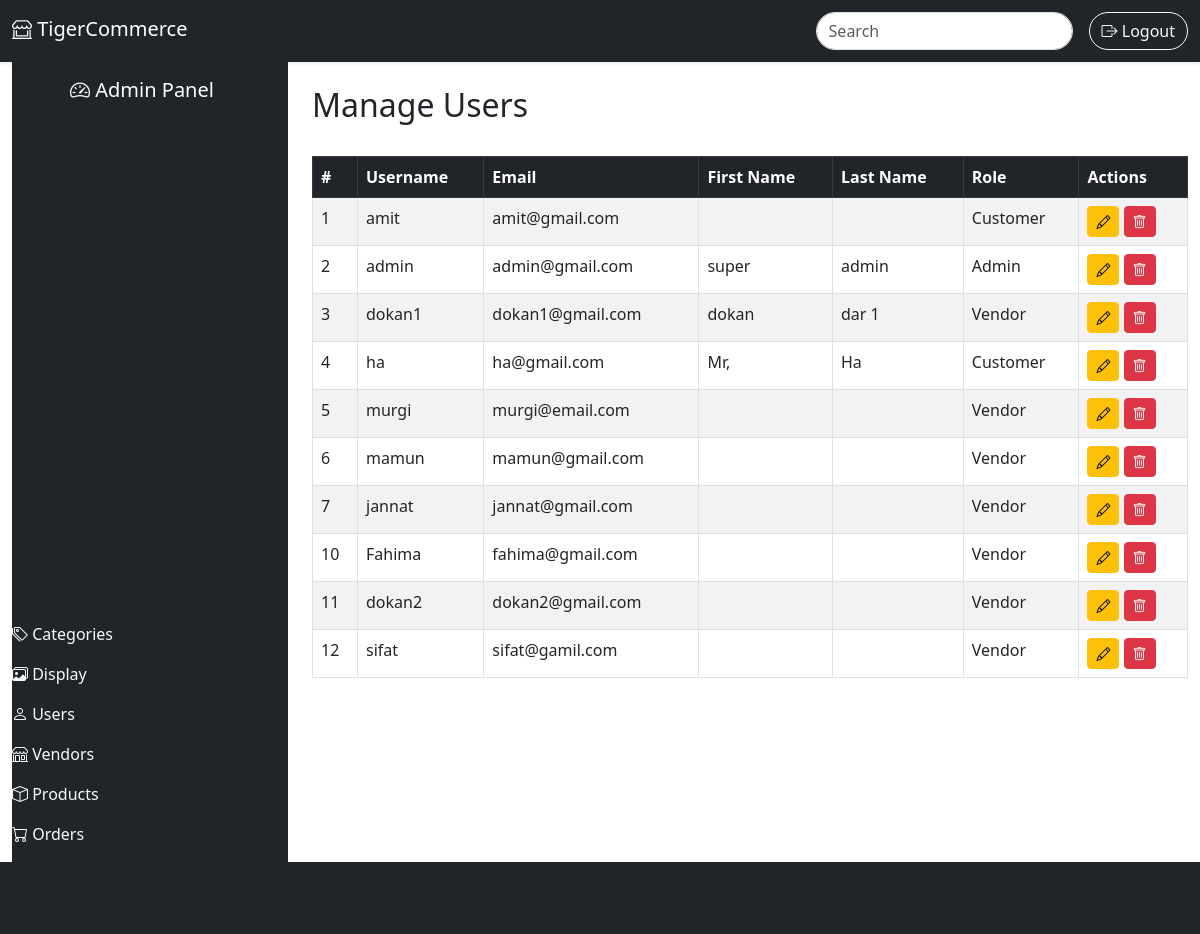
Before: /admin/sections/users.php with the older database file.
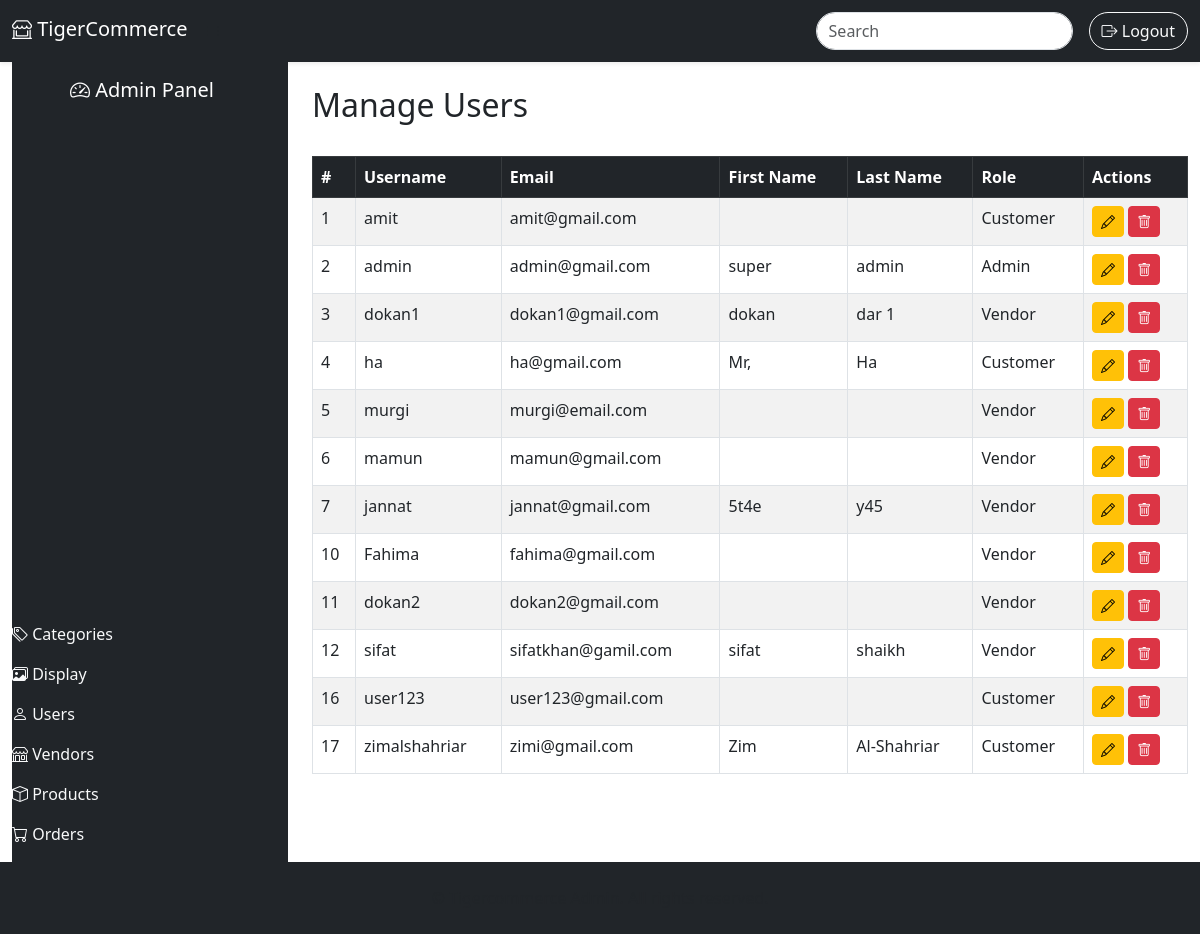
After: the same page with the newer database file.
### tables this page shows
CREATE TABLE `users` (
  `id` int(11) NOT NULL,
  `username` varchar(50) NOT NULL,
  `email` varchar(100) NOT NULL,
  `password` varchar(255) NOT NULL,
  `first_name` varchar(50) DEFAULT NULL,
  `last_name` varchar(50) DEFAULT NULL,
  `role` enum('customer','vendor','admin') NOT NULL,
  `created_at` timestamp NOT NULL DEFAULT current_timestamp(),
  `updated_at` timestamp NOT NULL DEFAULT current_timestamp() ON UPDATE current_timestamp()
);

### admin/sections/users.php (the view, shortened to what this page needs)
<?php
require '../../config/database.php';
$users = [];
$result = $conn->query("SELECT * FROM users");
if ($result->num_rows > 0) {
    while ($row = $result->fetch_assoc()) {
        $users[] = $row;
    }
}
?>
<?php include('../partials/header.php'); ?>
<?php include('../partials/navbar.php'); ?>
<div class="container-fluid dashboard-container">
    <div class="row">
        <div class="col-lg-3 col-md-4">
            <?php include('../partials/sidebar.php'); ?>
        </div>
        <div class="col-lg-9 col-md-8">
            <div class="d-flex justify-content-between align-items-center my-4 user-header">
                <h2 class="user-title">Manage Users</h2>
            </div>
            <div class="table-responsive">
                <table class="table table-hover table-striped table-bordered">
                    <thead class="table-dark">
                        <tr>
                            <th>#</th>
                            <th>Username</th>
                            <th>Email</th>
                            <th>First Name</th>
                            <th>Last Name</th>
                            <th>Role</th>
                            <th>Actions</th>
                        </tr>
                    </thead>
                    <tbody>
                        <?php if (!empty($users)): ?>
                            <?php foreach ($users as $user): ?>
                                <tr>
                                    <td><?php echo $user['id']; ?></td>
                                    <td><?php echo htmlspecialchars($user['username']); ?></td>
                                    <td><?php echo htmlspecialchars($user['email']); ?></td>
                                    <td><?php echo htmlspecialchars($user['first_name']); ?></td>
                                    <td><?php echo htmlspecialchars($user['last_name']); ?></td>
                                    <td><?php echo htmlspecialchars(ucfirst($user['role'])); ?></td>
                                    <td>
                                        <button class="btn btn-warning btn-sm" data-bs-toggle="modal" data-bs-target="#editUserModal"
                                                onclick="populateEditForm(<?php echo $user['id']; ?>, '<?php echo htmlspecialchars($user['username']); ?>', '<?php echo htmlspecialchars($user['email']); ?>', '<?php echo htmlspecialchars($user['first_name']); ?>', '<?php echo htmlspecialchars($user['last_name']); ?>', '<?php echo htmlspecialchars($user['role']); ?>')">
                                            <i class="bi bi-pencil"></i>
                                        </button>
                                        <a href="users.php?delete=<?php echo $user['id']; ?>" class="btn btn-danger btn-sm" onclick="return confirm('Are you sure you want to delete this user?');">
                                            <i class="bi bi-trash"></i>
                                        </a>
                                    </td>
                                </tr>
                            <?php endforeach; ?>
                        <?php else: ?>
                            <tr>
                                <td colspan="7" class="text-center">No users found.</td>
                            </tr>
                        <?php endif; ?>
                    </tbody>
                </table>
            </div>
        </div>
    </div>
</div>
<?php include('../partials/footer.php'); ?>

Changed rows visible on the page:
changed users "jannat": first_name (not shown) → "5t4e"; last_name (not shown) → "y45"
changed users "sifat": email "sifat@gamil.com" → "sifatkhan@gamil.com"; first_name (not shown) → "sifat"; last_name (not shown) → "shaikh"
added users: id "16", username "user123", email "user123@gmail.com", role "Customer"
added users: id "17", username "zimalshahriar", email "zimi@gmail.com", first_name "Zim", last_name "Al-Shahriar", role "Customer"
